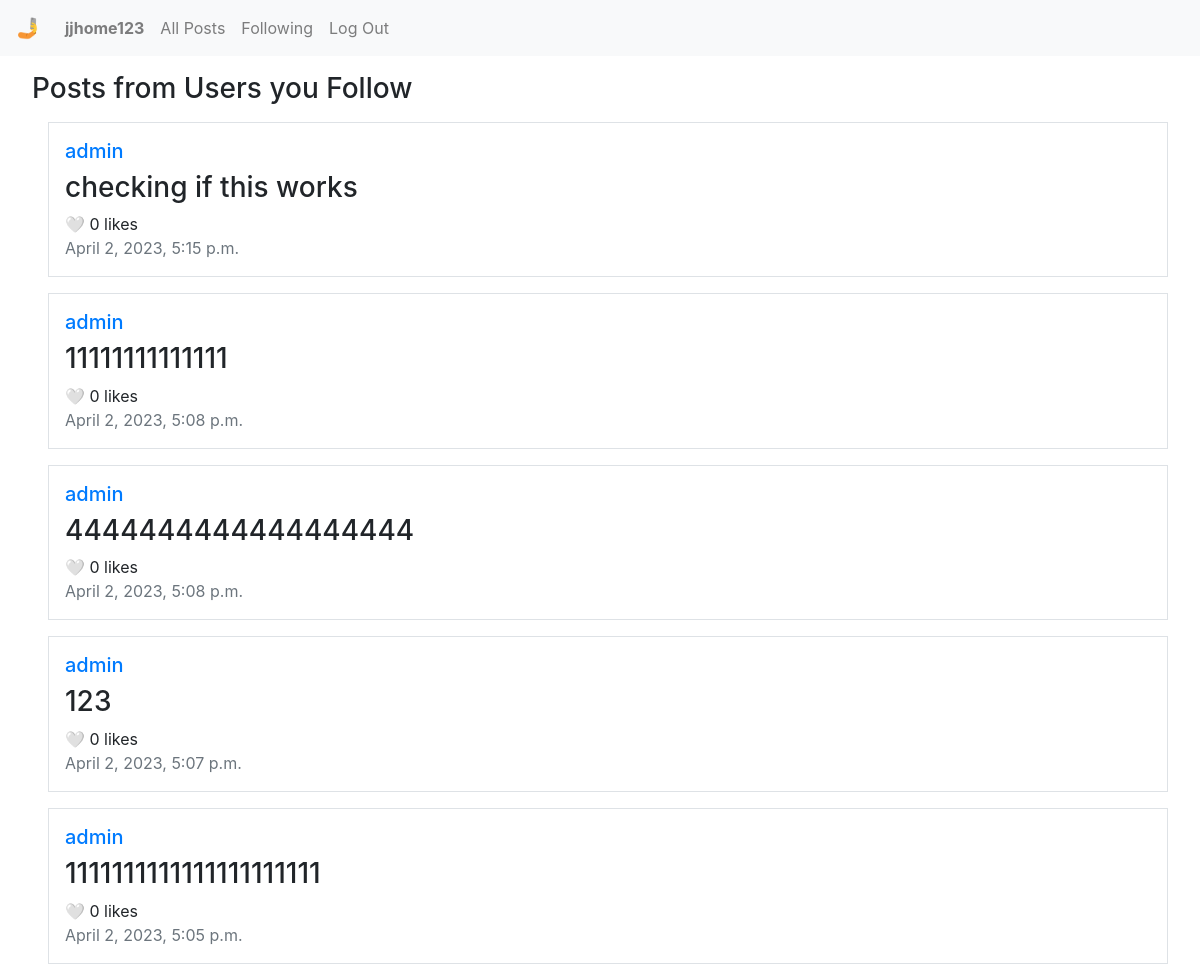
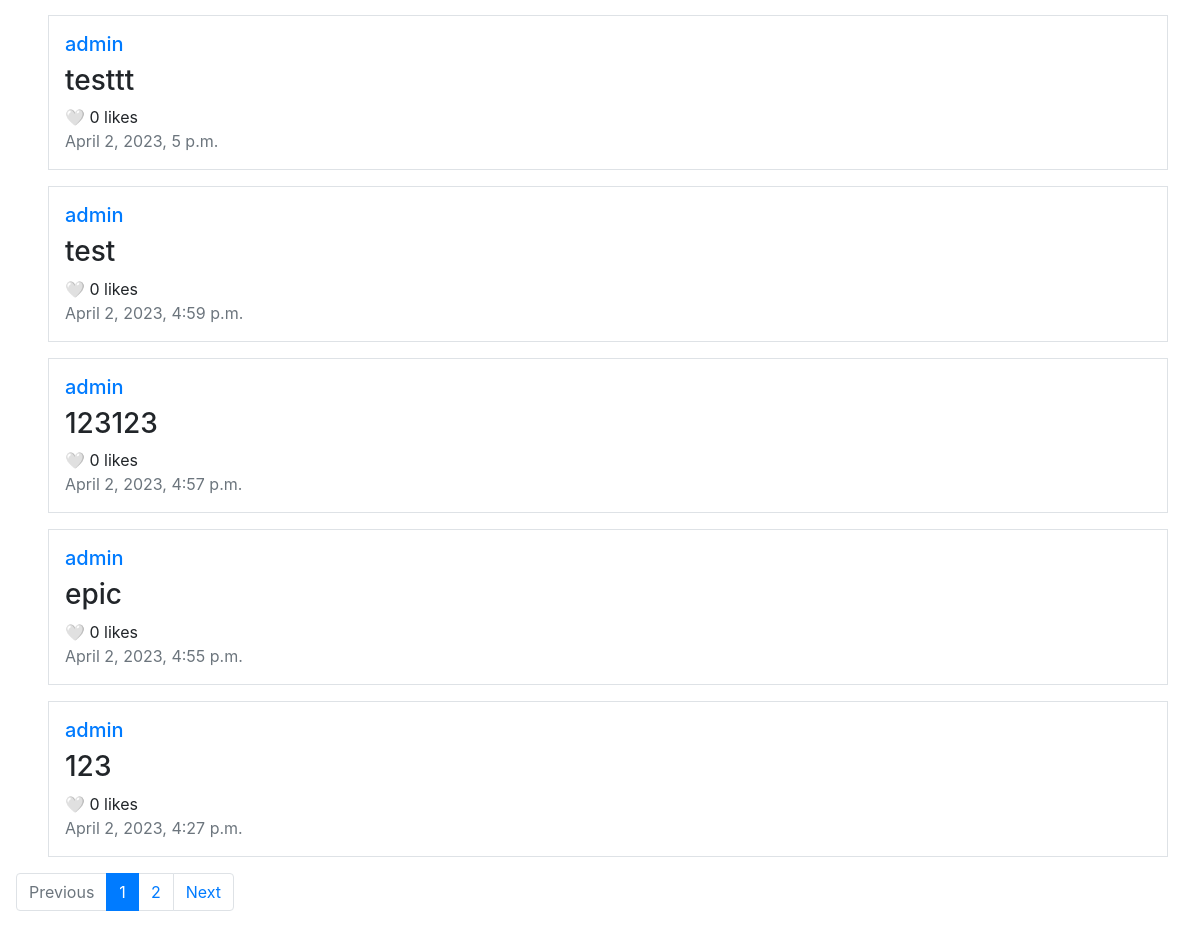
Before: /following (signed in) with the older database file (2 pictures, top to bottom).
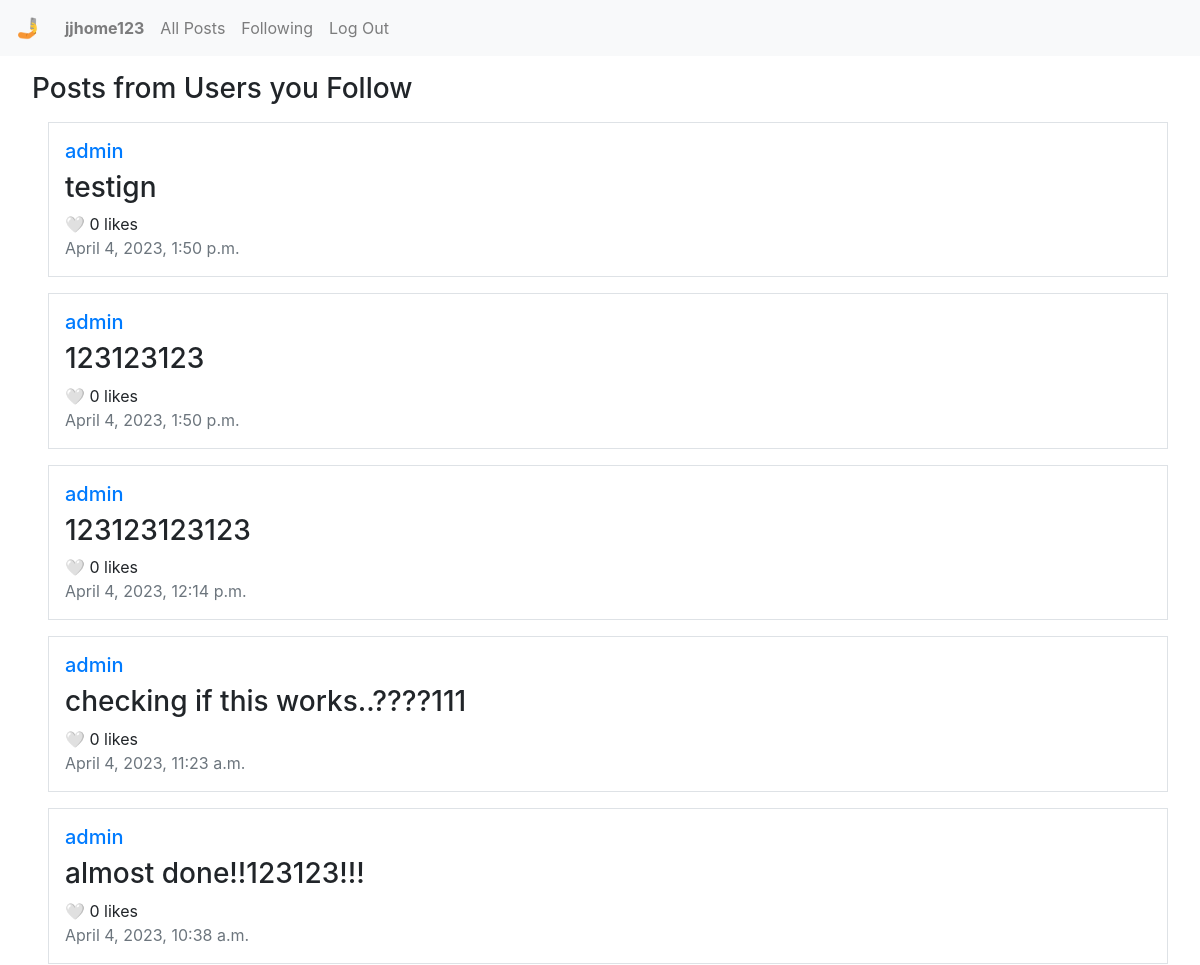
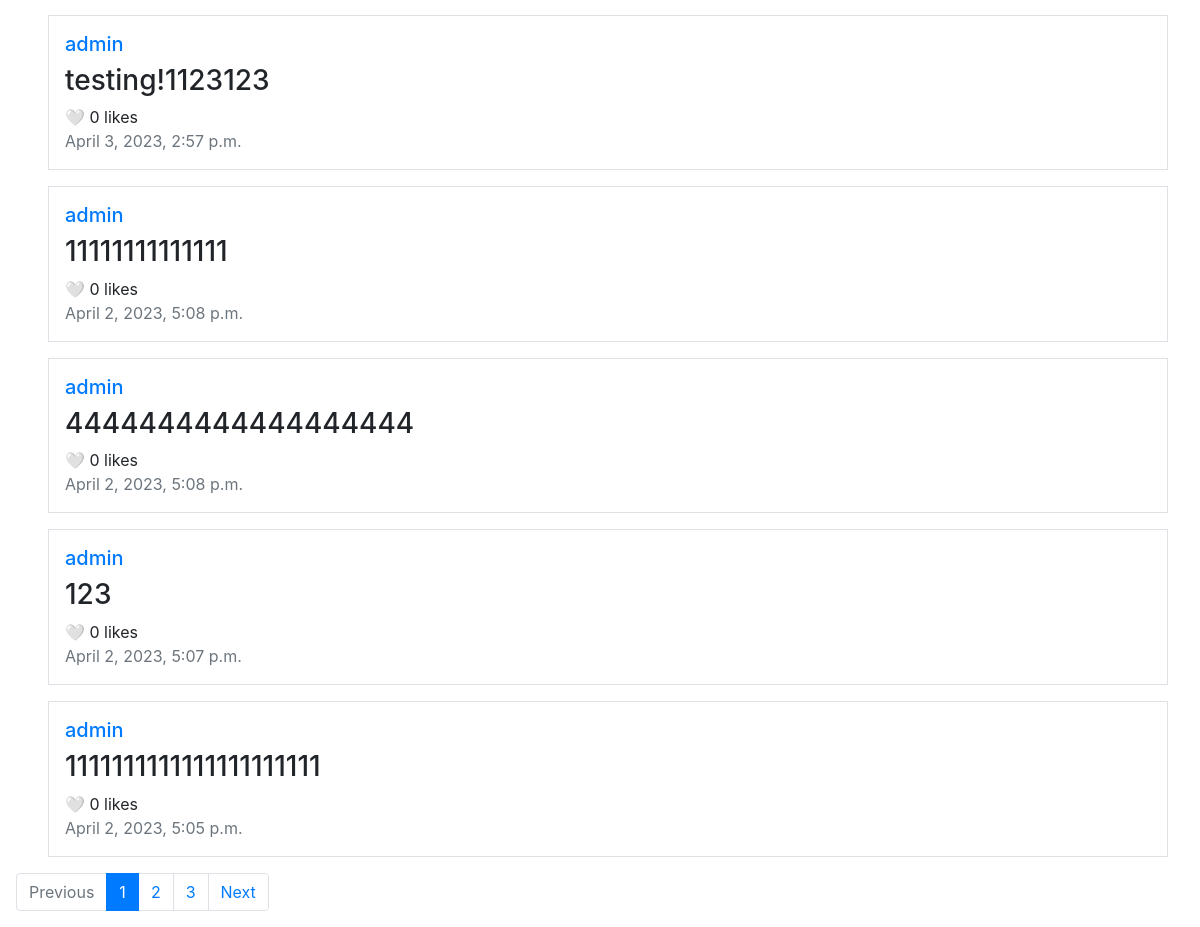
After: the same page with the newer database file (2 pictures, top to bottom).
### network/models.py (models this page shows, shortened)
class Post(models.Model):
    poster = models.ForeignKey(User, on_delete=models.CASCADE, null=True, default=None)
    post = models.CharField(max_length=2000)
    datetime = models.DateTimeField(auto_now=True)

class User(AbstractUser):
    pass

### network/views.py (the view)
# urls.py: path("following", views.following, name="following"),
def following(request, pg=1):
    f = Follow.objects.filter(user=request.user)
    users = []
    for user in f:
        users.append(user.following_user.username)
    user_posts = User.objects.filter(username__in=users)
    posts = []
    list = Post.objects.filter(poster__in=user_posts).order_by('-datetime')
    for item in list:
        posts.append(item)
    page = Paginator(list, 10)
    pages = range(1, page.num_pages+1)
    return render(request, "network/following.html", {
        "posts": page.page(pg),
        "pages": pages,
        "current_page": pg,
        "previous_page": pg-1,
        "next_page": pg+1
    })

### network/templates/network/following.html (shortened to what this page needs)
{% extends "network/layout.html" %}
{% block body %}
    <h3 class="ml-3">Posts from Users you Follow</h3>
    <div class="ml-3">
        <div class="posts">
            {% for post in posts %}
            <div class="border m-3 p-3">
                <h5><a href="{% url 'profile' post.poster.username %}">{{ post.poster }}</a></h5>
                <div id="post_body{{ post.pk }}"><h3>{{ post.post }}</h3></div>
                <div class="likes">
                    {% if request.user.is_authenticated %}
                    <span class="like_button" id="like{{ post.pk }}" data-like_id="{{ post.pk }}">🤍</span>
                    {% else %}
                    <span>❤️</span>
                    {% endif %}
                    <span><span class="like_num" id="like-count{{ post.pk }}" data-num_id="{{ post.pk }}">0</span> likes</span>
                </div>
                <div class="text-muted">{{ post.datetime }}</div>
            </div>
            {% empty %}
            <div class="m-3 p-3">
                <h5>No posts to display.</h5>
            </div>
            {% endfor %}
        </div>
    </div>
    <nav>
        <ul class="pagination">
            {% if current_page == 1 %}
                <li class="page-item disabled"><a class="page-link">Previous</a></li>
            {% else %}
                <li class="page-item"><a class="page-link" href="/{{ previous_page }}">Previous</a></li>
            {% endif %}
            {% for page in pages %}
                {% if page == current_page %}
                    <li class="page-item active"><a class="page-link" href="{% url 'following_page' page %}">{{ page }}</a></li>
                {% else %}
                    <li class="page-item"><a class="page-link" href="{% url 'following_page' page %}">{{ page }}</a></li>
                {% endif %}
            {% endfor %}
            {% if current_page == pages|length %}
            <li class="page-item disabled"><a class="page-link">Next</a></li>
            {% else %}
            <li class="page-item"><a class="page-link" href="/{{ next_page }}">Next</a></li>
            {% endif %}
        </ul>
    </nav>
{% endblock %}

Changed rows visible on the page:
no longer on this page (row unchanged): Post: poster "admin", post "testtt", datetime "April 2, 2023, 5 p.m."
no longer on this page (row unchanged): Post: poster "admin", post "test", datetime "April 2, 2023, 4:59 p.m."
no longer on this page (row unchanged): Post: poster "admin", post "123123", datetime "April 2, 2023, 4:57 p.m."
no longer on this page (row unchanged): Post: poster "admin", post "epic", datetime "April 2, 2023, 4:55 p.m."
no longer on this page (row unchanged): Post: poster "admin", post "123", datetime "April 2, 2023, 4:27 p.m."
added Post: poster "admin", post "testign", datetime "April 4, 2023, 1:50 p.m."
added Post: poster "admin", post "123123123", datetime "April 4, 2023, 1:50 p.m."
added Post: poster "admin", post "123123123123", datetime "April 4, 2023, 12:14 p.m."
changed Post: post "checking if this works" → "checking if this works..????111"; datetime "April 2, 2023, 5:15 p.m." → "April 4, 2023, 11:23 a.m."
added Post: poster "admin", post "almost done!!123123!!!", datetime "April 4, 2023, 10:38 a.m."
added Post: poster "admin", post "testing!1123123", datetime "April 3, 2023, 2:57 p.m."
Other visible differences:
new list line: "3"
